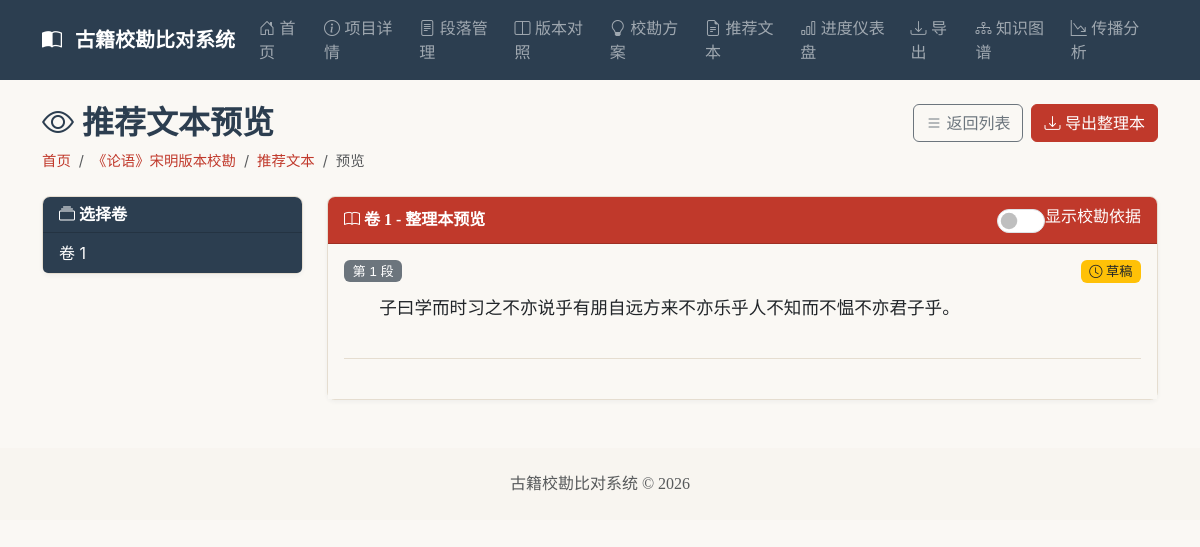
The app's page /projects/1/recommended/preview?volume_no=1, older data.
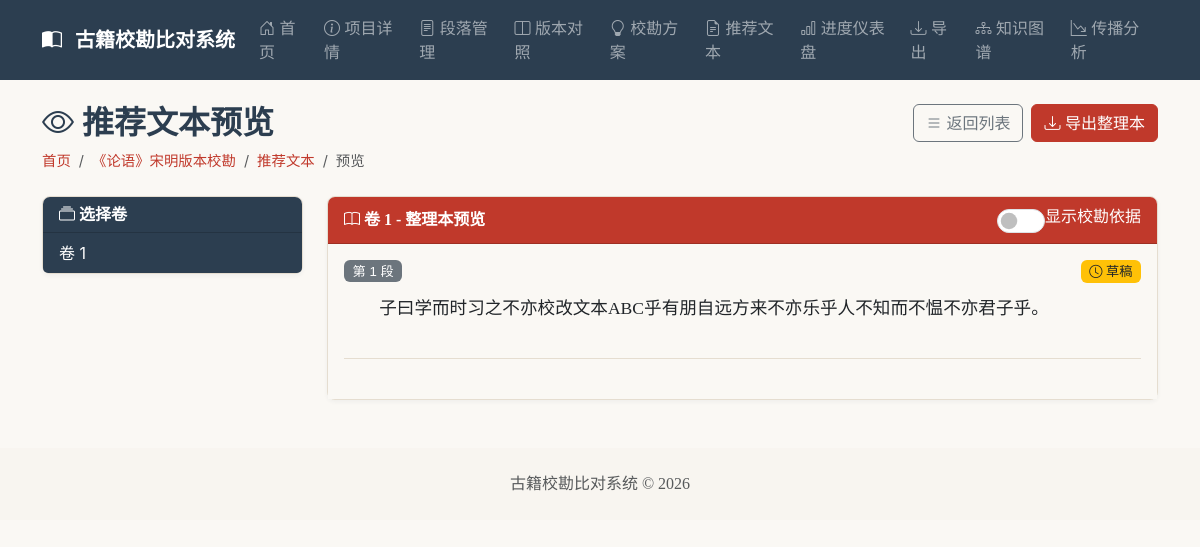
The same page, newer data.
### app/models.py (models this page shows)
class Passage(Base):
    __tablename__ = "passage"
    id = Column(Integer, primary_key=True, autoincrement=True)
    version_id = Column(Integer, ForeignKey("version.id", ondelete="CASCADE"), nullable=False)
    volume_no = Column(Integer, nullable=False)
    paragraph_no = Column(Integer, nullable=False)
    content = Column(Text, nullable=False)
    updated_at = Column(DateTime, default=datetime.now, onupdate=datetime.now)
    __table_args__ = (UniqueConstraint("version_id", "volume_no", "paragraph_no", name="uq_version_volume_paragraph"),)
    version = relationship("Version", back_populates="passages")
    diffs = relationship("Diff", back_populates="passage", cascade="all, delete-orphan")

class RecommendedText(Base):
    __tablename__ = "recommended_text"
    id = Column(Integer, primary_key=True, autoincrement=True)
    project_id = Column(Integer, ForeignKey("project.id", ondelete="CASCADE"), nullable=False)
    volume_no = Column(Integer, nullable=False)
    paragraph_no = Column(Integer, nullable=False)
    content = Column(Text, nullable=False)
    status = Column(String(20), default="draft")
    generated_by = Column(String(255), nullable=True)
    reviewed_by = Column(String(255), nullable=True)
    reviewed_at = Column(DateTime, nullable=True)
    base_version_id = Column(Integer, ForeignKey("version.id", ondelete="SET NULL"), nullable=True)
    created_at = Column(DateTime, default=datetime.now)
    updated_at = Column(DateTime, default=datetime.now, onupdate=datetime.now)
    __table_args__ = (UniqueConstraint("project_id", "volume_no", "paragraph_no", name="uq_project_volume_paragraph_recommended"),)
    project = relationship("Project")
    base_version = relationship("Version")
    evidences = relationship("RecommendedTextEvidence", back_populates="recommended_text", cascade="all, delete-orphan")

### app/routers/resolution.py (the view)
@router.get("/projects/{project_id}/recommended/preview", response_class=HTMLResponse)
async def preview_recommended(
    request: Request,
    project_id: int,
    volume_no: Optional[int] = None,
    show_evidences: Optional[str] = None,
    db: Session = Depends(get_db)
):
    project = crud.get_project(db, project_id)
    if not project:
        raise HTTPException(status_code=404, detail="项目不存在")
    versions = crud.get_versions_by_project(db, project_id)
    if not versions:
        raise HTTPException(status_code=400, detail="请先添加版本")
    base_version = versions[0]
    volumes = crud.get_volumes_by_version(db, base_version.id)
    show_evidences_bool = show_evidences == "1" or show_evidences == "true"
    preview_data = []
    if volume_no is not None:
        passages = crud.get_passages_by_version_volume(db, base_version.id, volume_no)
        for passage in passages:
            rt = crud.get_recommended_text(db, project_id, volume_no, passage.paragraph_no)
            if rt:
                evidences = crud.get_evidences_by_recommended_text(db, rt.id)
                preview_data.append({
                    "paragraph_no": passage.paragraph_no,
                    "original": passage.content,
                    "recommended": rt,
                    "evidences": evidences
                })
            else:
                preview_data.append({
                    "paragraph_no": passage.paragraph_no,
                    "original": passage.content,
                    "recommended": None,
                    "evidences": []
                })
    return templates.TemplateResponse("recommended_preview.html", {
        "request": request,
        "project": project,
        "volumes": volumes,
        "selected_volume": volume_no,
        "preview_data": preview_data,
        "base_version": base_version,
        "show_evidences": show_evidences_bool
    })

### app/templates/recommended_preview.html (shortened to what the changed rows need)
{% extends "base.html" %}
{% block content %}
<div class="d-flex justify-content-between align-items-start mb-4">
    <div>
        <h2 style="color: #2c3e50;">
            <i class="bi bi-eye"></i> 推荐文本预览
        </h2>
    </div>
</div>
<div class="row">
    <div class="col-md-9">
        {% if selected_volume %}
        <div class="card">
            <div class="card-body" style="background-color: #faf8f4;">
                {% if preview_data %}
                <div style="font-family: 'Noto Serif SC', 'SimSun', serif; line-height: 2; font-size: 1.1rem;">
                    {% for item in preview_data %}
                    <div class="mb-4 pb-4 border-bottom" style="border-color: #e5ddd0 !important;">
                        <div class="d-flex justify-content-between align-items-start mb-2">
                            <span class="badge bg-secondary">第 {{ item.paragraph_no }} 段</span>
                            {% if item.recommended %}
                                {% if item.recommended.status == 'reviewed' %}
                                <span class="badge bg-success"><i class="bi bi-check2-circle"></i> 已审核</span>
                                {% else %}
                                <span class="badge bg-warning text-dark"><i class="bi bi-clock"></i> 草稿</span>
                                {% endif %}
                            {% else %}
                            <span class="badge bg-danger"><i class="bi bi-x-circle"></i> 未生成</span>
                            {% endif %}
                        </div>
                        {% if item.recommended %}
                        <p class="mb-2" style="text-indent: 2em;">{{ item.recommended.content }}</p>
                        {% endif %}
                    </div>
                    {% endfor %}
                </div>
                {% else %}
                <div class="text-center py-5 text-muted">
                    <i class="bi bi-file-earmark-text" style="font-size: 3rem;"></i>
                    <p class="mt-3 mb-0">该卷暂无内容</p>
                </div>
                {% endif %}
            </div>
        </div>
        {% endif %}
    </div>
</div>
{% endblock %}

Row changes from the older to the newer data that the page shows:
changed through a linked row, Passage: recommended.content "子曰学而时习之不亦说乎有朋自远方来不亦乐乎人不知而不愠不亦君子乎。" → "子曰学而时习之不亦校改文本ABC乎有朋自远方来不亦乐乎人不知而不愠不亦君子乎。"
